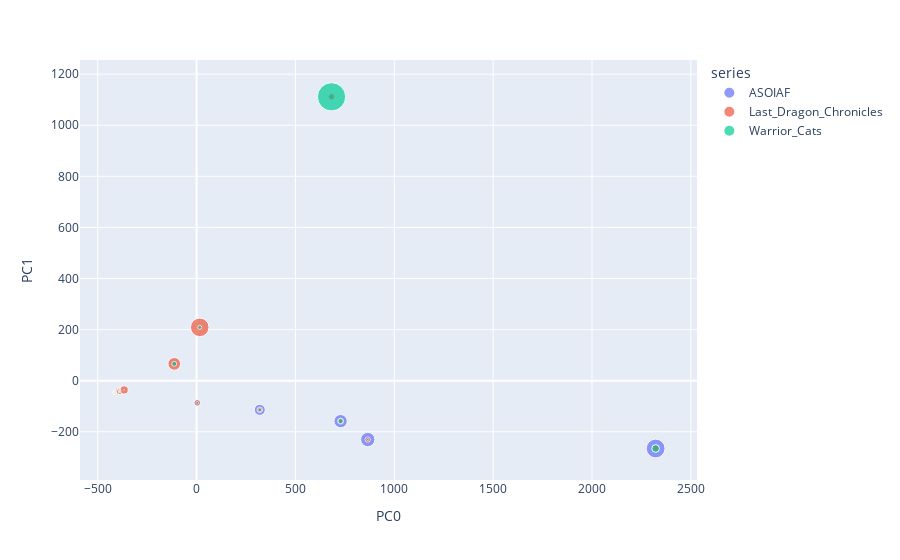

Here is the notebook cell this chart was saved with:
### Code cell
vis_pcs(df, 0, 1, label='series', size='mean_doc_weight')

### Figure 1 — Plotly figure (JSON) as saved in the notebook; plotly's stock layout.template omitted (floating-point values rounded to 4 significant figures)
{"data": [{"hovertemplate": "<b>%{hovertext}</b><br><br>series=ASOIAF<br>PC0=%{x}<br>PC1=%{y}<br>mean_doc_weight=%{marker.size}<extra></extra>", "hovertext": ["T00", "T01", "T02", "T03", "T04", "T05", "T06", "T07", "T08", "T09", "T10", "T11", "T12", "T13", "T14", "T15", "T16", "T17", "T18", "T19"], "legendgroup": "ASOIAF", "marker": {"color": "#636efa", "size": [0.0003166, 0.0009084, 0.1256, 0.001335, 0.0176, 0.02277, 0.002395, 0.002126, 0.004805, 0.003712, 0.04845, 0.1817, 0.0002326, 0.0002326, 0.002195, 0.3654, 0.0005416, 0.2116, 0.007426, 0.0005655], "sizemode": "area", "sizeref": 0.002066, "symbol": "circle"}, "mode": "markers", "name": "ASOIAF", "orientation": "v", "showlegend": true, "type": "scatter", "x": [-418.1, -415.1, 319.6, -415.6, -112.9, 682.6, 16.05, -398.0, -385.7, -391.6, 3.241, 728.4, -418.5, -418.3, -392.2, 2322.0, -418.5, 865.7, -386.8, -366.2], "xaxis": "x", "y": [-47.24, -46.64, -114.3, -45.87, 65.86, 1111.0, 208.7, -38.03, -40.55, -44.3, -86.84, -158.5, -47.18, -47.11, -43.32, -265.6, -47.23, -230.5, -46.64, -36.26], "yaxis": "y"}, {"hovertemplate": "<b>%{hovertext}</b><br><br>series=Last_Dragon_Chronicles<br>PC0=%{x}<br>PC1=%{y}<br>mean_doc_weight=%{marker.size}<extra></extra>", "hovertext": ["T00", "T01", "T02", "T03", "T04", "T05", "T06", "T07", "T08", "T09", "T10", "T11", "T12", "T13", "T14", "T15", "T16", "T17", "T18", "T19"], "legendgroup": "Last_Dragon_Chronicles", "marker": {"color": "#EF553B", "size": [0.007297, 0.00907, 0.03333, 0.01217, 0.1634, 0.05, 0.356, 0.02092, 0.02255, 0.02465, 0.04185, 0.03627, 0.002435, 0.008623, 0.03386, 0.05836, 0.003903, 0.03027, 0.01687, 0.06811], "sizemode": "area", "sizeref": 0.002066, "symbol": "circle"}, "mode": "markers", "name": "Last_Dragon_Chronicles", "orientation": "v", "showlegend": true, "type": "scatter", "x": [-418.1, -415.1, 319.6, -415.6, -112.9, 682.6, 16.05, -398.0, -385.7, -391.6, 3.241, 728.4, -418.5, -418.3, -392.2, 2322.0, -418.5, 865.7, -386.8, -366.2], "xaxis": "x", "y": [-47.24, -46.64, -114.3, -45.87, 65.86, 1111.0, 208.7, -38.03, -40.55, -44.3, -86.84, -158.5, -47.18, -47.11, -43.32, -265.6, -47.23, -230.5, -46.64, -36.26], "yaxis": "y"}, {"hovertemplate": "<b>%{hovertext}</b><br><br>series=Warrior_Cats<br>PC0=%{x}<br>PC1=%{y}<br>mean_doc_weight=%{marker.size}<extra></extra>", "hovertext": ["T00", "T01", "T02", "T03", "T04", "T05", "T06", "T07", "T08", "T09", "T10", "T11", "T12", "T13", "T14", "T15", "T16", "T17", "T18", "T19"], "legendgroup": "Warrior_Cats", "marker": {"color": "#00cc96", "size": [0.0005307, 0.00335, 0.01444, 0.0005307, 0.02582, 0.8265, 0.01665, 0.001398, 0.003404, 0.001722, 0.008615, 0.02704, 0.0005307, 0.0008237, 0.0007518, 0.06013, 0.0005307, 0.005005, 0.001692, 0.0005307], "sizemode": "area", "sizeref": 0.002066, "symbol": "circle"}, "mode": "markers", "name": "Warrior_Cats", "orientation": "v", "showlegend": true, "type": "scatter", "x": [-418.1, -415.1, 319.6, -415.6, -112.9, 682.6, 16.05, -398.0, -385.7, -391.6, 3.241, 728.4, -418.5, -418.3, -392.2, 2322.0, -418.5, 865.7, -386.8, -366.2], "xaxis": "x", "y": [-47.24, -46.64, -114.3, -45.87, 65.86, 1111.0, 208.7, -38.03, -40.55, -44.3, -86.84, -158.5, -47.18, -47.11, -43.32, -265.6, -47.23, -230.5, -46.64, -36.26], "yaxis": "y"}], "layout": {"autosize": true, "legend": {"itemsizing": "constant", "title": {"text": "series"}, "tracegroupgap": 0}, "margin": {"t": 60}, "xaxis": {"anchor": "y", "autorange": true, "domain": [0, 1], "range": [-586.4, 2521.0], "showspikes": false, "title": {"text": "PC0"}, "type": "linear"}, "yaxis": {"anchor": "x", "autorange": true, "domain": [0, 1], "range": [-438.1, 1326.0], "showspikes": false, "title": {"text": "PC1"}, "type": "linear"}}}
